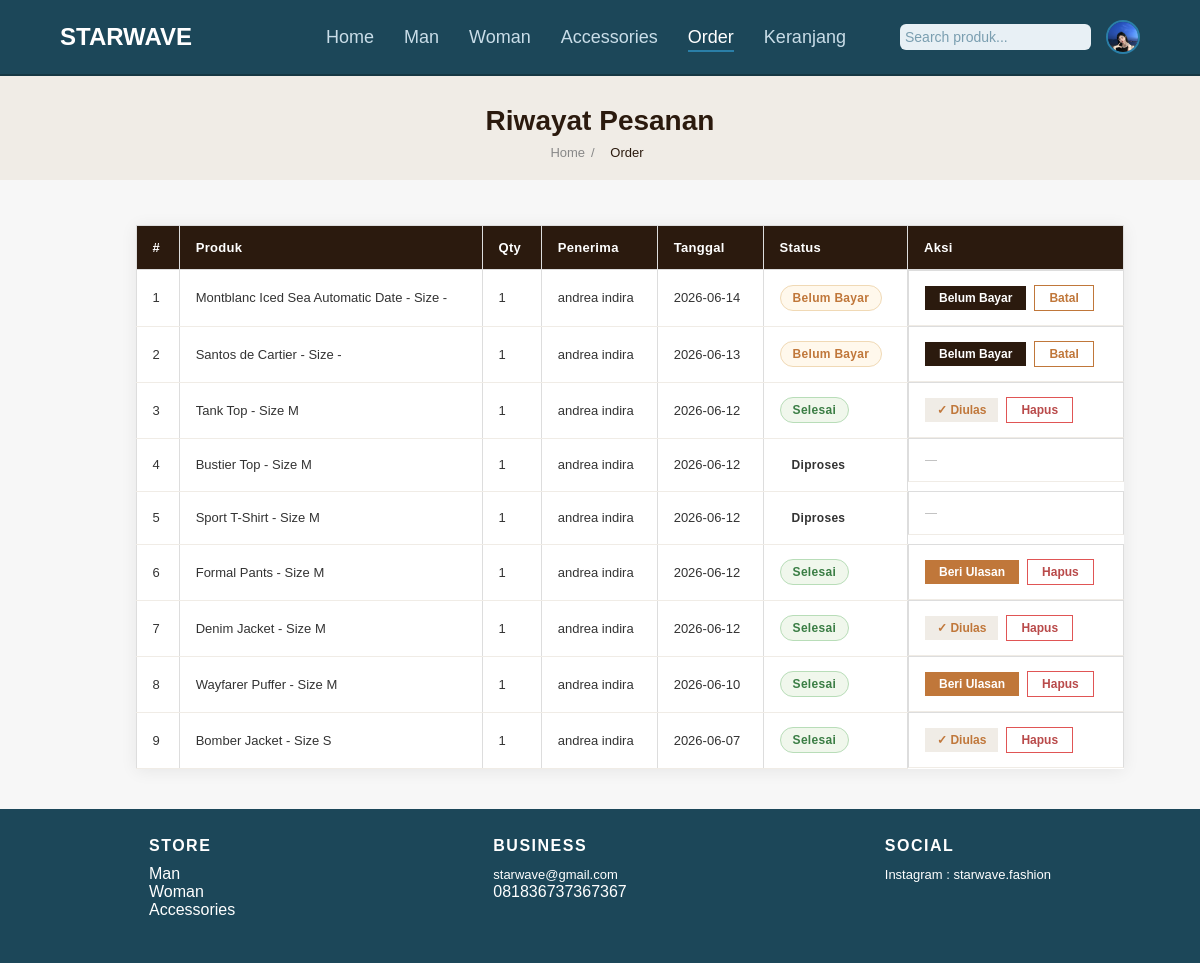
The page /order.php (signed in) on the database as committed earlier.
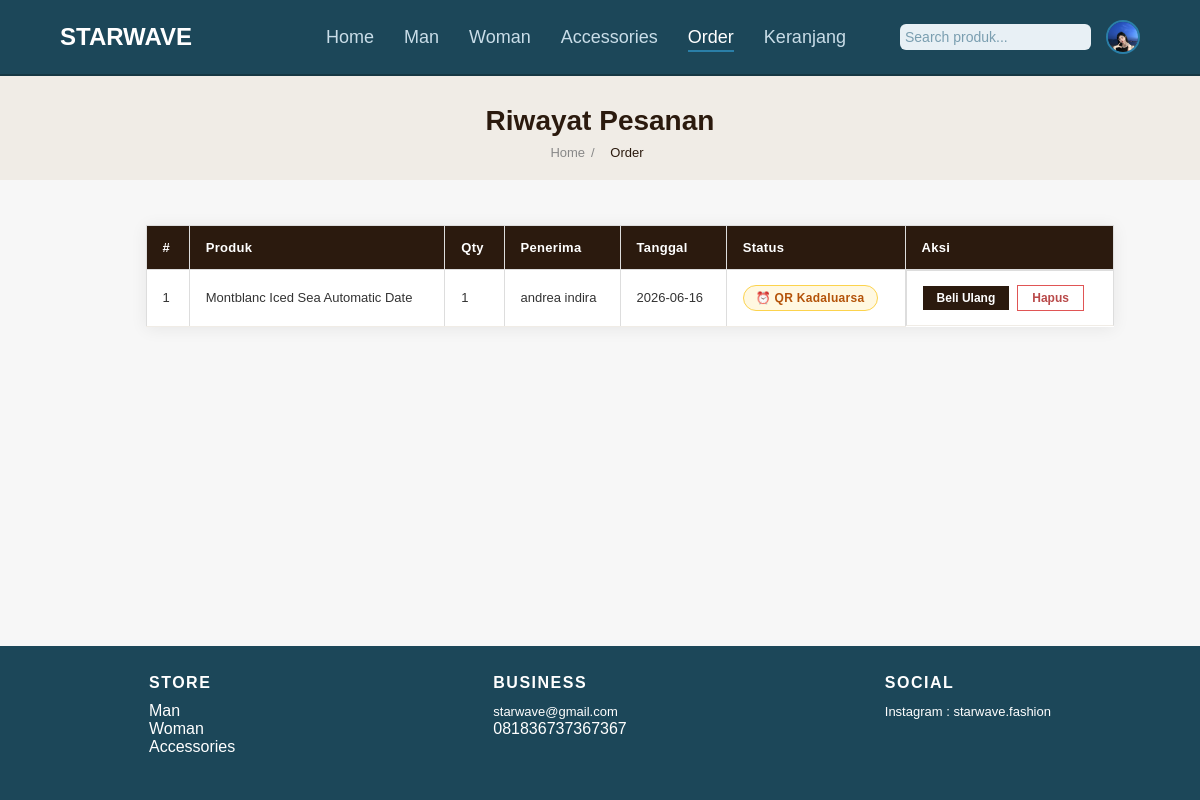
The same page on the database as committed later.
### tables this page shows
CREATE TABLE `orders` (
  `id` int(11) NOT NULL,
  `id_user` int(11) NOT NULL,
  `nama_produk` varchar(150) NOT NULL,
  `qty` int(11) NOT NULL DEFAULT 1,
  `nama_penerima` varchar(100) NOT NULL,
  `email` varchar(100) NOT NULL,
  `tanggal_order` date NOT NULL,
  `status` varchar(50) DEFAULT NULL,
  `created_at` timestamp NOT NULL DEFAULT current_timestamp(),
  `harga` int(11) NOT NULL,
  `total_harga` int(11) NOT NULL,
  `status_bayar` varchar(20) DEFAULT 'unpaid',
  `bukti_bayar` varchar(255) DEFAULT NULL,
  `qris_expired_at` datetime DEFAULT NULL
);

### order.php (the view, shortened to what the changed rows need)
<?php
include('config/koneksi.php');
$user_email = $_SESSION['user'];
$stmt = $pdo->prepare("SELECT * FROM users WHERE email = ?");
$stmt->execute([$user_email]);
$user = $stmt->fetch(PDO::FETCH_ASSOC);
$user_id = $user['id_user'];
$stmt = $pdo->prepare("SELECT o.*,
                               (SELECT id FROM ulasan WHERE id_order = o.id LIMIT 1) AS sudah_ulasan,
                               (SELECT id FROM produk WHERE o.nama_produk LIKE CONCAT(nama_produk, '%') LIMIT 1) AS id_produk_ref
                        FROM orders o
                        WHERE o.id_user = ?
                        ORDER BY o.created_at DESC");
$stmt->execute([$user_id]);
$riwayat = $stmt->fetchAll(PDO::FETCH_ASSOC);
?>
<!DOCTYPE html>
<html lang="id">
<head>
    <link rel="stylesheet" href="style.css">
    <link rel="stylesheet" href="order.css">
</head>
<body>
<header>
    <nav>
        <h1>STARWAVE</h1>
    </nav>
</header>
<div class="breadcrumb-bar">
    <h1>Riwayat Pesanan</h1>
</div>
<main class="ord-container">
    <?php if (empty($riwayat)): ?>
        <p class="ord-no-order">Belum ada pesanan.</p>
    <?php else: ?>
        <table class="ord-table">
            <tr>
                <th>#</th>
                <th>Produk</th>
                <th>Qty</th>
                <th>Penerima</th>
                <th>Tanggal</th>
                <th>Status</th>
                <th>Aksi</th>
            </tr>
            <?php $no = 1; foreach ($riwayat as $row): ?>
                <?php
                $status_bayar = $row['status_bayar'] ?? '';
                $is_waiting   = ($row['status'] == 'pending_payment' && $status_bayar === 'menunggu_konfirmasi');
                $is_unpaid    = ($row['status'] == 'pending_payment' && $status_bayar !== 'menunggu_konfirmasi');
                ?>
                <tr>
                    <td><?= $no++ ?></td>
                    <td><?= htmlspecialchars($row['nama_produk']) ?></td>
                    <td><?= $row['qty'] ?></td>
                    <td><?= htmlspecialchars($row['nama_penerima']) ?></td>
                    <td><?= $row['tanggal_order'] ?></td>
                    <td>
                        <?php if ($is_waiting): ?>
                            <span class="status-badge status-waiting">Menunggu Konfirmasi</span>
                        <?php elseif ($is_unpaid): ?>
                            <span class="status-badge status-pending">Belum Bayar</span>
                        <?php elseif ($row['status'] == 'qr_expired'): ?>
                            <span class="status-badge status-qr_expired">⏰ QR Kadaluarsa</span>
                        <?php else: ?>
                            <span class="status-badge status-<?= $row['status'] ?>"><?= ucfirst($row['status']) ?></span>
                        <?php endif; ?>
                    </td>
                    <td class="ord-td-aksi">
                        <?php if ($is_waiting): ?>
                            <a href="payment.php?id=<?= $row['id'] ?>" class="ord-btn-edit">Lihat Bukti</a>
                        <?php elseif ($is_unpaid): ?>
                            <a href="payment.php?id=<?= $row['id'] ?>" class="ord-btn-edit">Belum Bayar</a>
                            <a href="#" class="ord-btn-batal" onclick="showModal('Yakin batalkan pesanan ini?', 'order.php?batal=<?= $row['id'] ?>'); return false;">Batal</a>
                        <?php elseif ($row['status'] == 'selesai'): ?>
                            <?php if ($row['sudah_ulasan']): ?>
                                <span class="ord-btn-ulasan-done">✓ Diulas</span>
                            <?php else: ?>
                                <a href="buat_ulasan.php?id=<?= $row['id'] ?>" class="ord-btn-ulasan">Beri Ulasan</a>
                            <?php endif; ?>
                            <a href="#" class="ord-btn-hapus" onclick="showModal('Hapus riwayat ini? Tidak bisa dikembalikan!', 'order.php?hapus=<?= $row['id'] ?>'); return false;">Hapus</a>
                        <?php elseif ($row['status'] == 'batal'): ?>
                            <a href="#" class="ord-btn-hapus" onclick="showModal('Hapus riwayat ini? Tidak bisa dikembalikan!', 'order.php?hapus=<?= $row['id'] ?>'); return false;">Hapus</a>
                        <?php elseif ($row['status'] == 'qr_expired'): ?>
                            <?php if (!empty($row['id_produk_ref'])): ?>
                                <a href="detail.php?id=<?= $row['id_produk_ref'] ?>" class="ord-btn-edit">Beli Ulang</a>
                            <?php endif; ?>
                            <a href="#" class="ord-btn-hapus" onclick="showModal('Hapus riwayat ini? Tidak bisa dikembalikan!', 'order.php?hapus=<?= $row['id'] ?>'); return false;">Hapus</a>
                        <?php else: ?>
                            <span class="ord-no-aksi">—</span>
                        <?php endif; ?>
                    </td>
                </tr>
            <?php endforeach; ?>
        </table>
    <?php endif; ?>
</main>
</body>
</html>

Rows that differ between the two databases and show on the page:
removed orders: nama_produk "Montblanc Iced Sea Automatic Date - Size -", qty "1", nama_penerima "andrea indira", tanggal_order "2026-06-14", status "Belum Bayar"
removed orders: nama_produk "Santos de Cartier - Size -", qty "1", nama_penerima "andrea indira", tanggal_order "2026-06-13", status "Belum Bayar"
removed orders: nama_produk "Tank Top - Size M", qty "1", nama_penerima "andrea indira", tanggal_order "2026-06-12", status "Selesai", shows "✓ Diulas"
removed orders: nama_produk "Bustier Top - Size M", qty "1", nama_penerima "andrea indira", tanggal_order "2026-06-12", status "Diproses"
removed orders: nama_produk "Sport T-Shirt - Size M", qty "1", nama_penerima "andrea indira", tanggal_order "2026-06-12", status "Diproses"
removed orders: nama_produk "Formal Pants - Size M", qty "1", nama_penerima "andrea indira", tanggal_order "2026-06-12", status "Selesai"
removed orders: nama_produk "Denim Jacket - Size M", qty "1", nama_penerima "andrea indira", tanggal_order "2026-06-12", status "Selesai", shows "✓ Diulas"
removed orders: nama_produk "Wayfarer Puffer - Size M", qty "1", nama_penerima "andrea indira", tanggal_order "2026-06-10", status "Selesai"
removed orders: nama_produk "Bomber Jacket - Size S", qty "1", nama_penerima "andrea indira", tanggal_order "2026-06-07", status "Selesai", shows "✓ Diulas"
added orders: nama_produk "Montblanc Iced Sea Automatic Date", qty "1", nama_penerima "andrea indira", tanggal_order "2026-06-16", status "⏰ QR Kadaluarsa"
